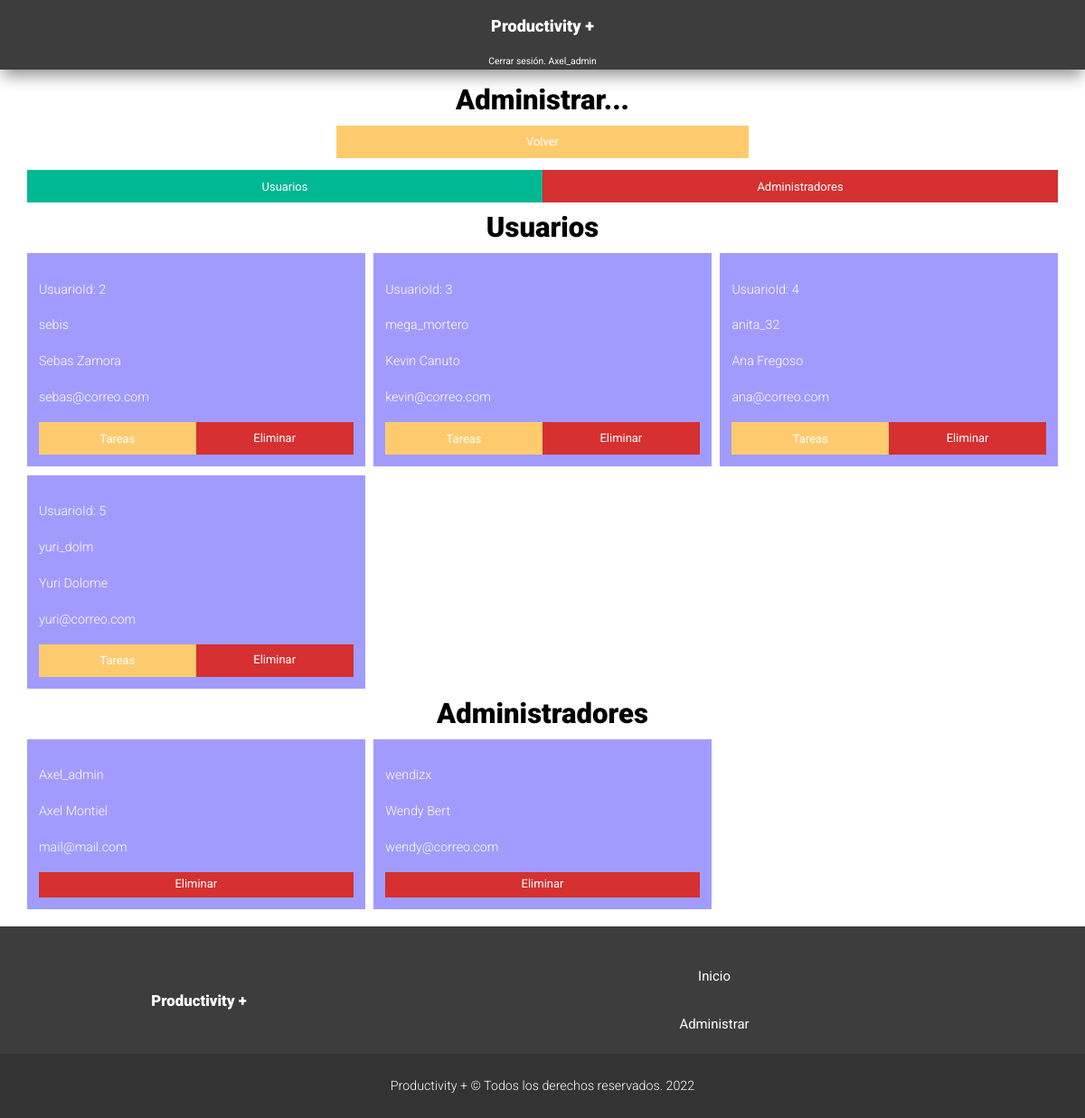
The page /admin/users/users.php (signed in) on the database its author committed.
### tables this page shows
CREATE TABLE `user` (
  `id` int(11) NOT NULL AUTO_INCREMENT,
  `name` varchar(20) NOT NULL,
  `last_name` varchar(25) NOT NULL,
  `tasks_completed` int(11) DEFAULT NULL,
  `email` varchar(45) NOT NULL,
  `password` char(60) NOT NULL,
  `username` varchar(20) NOT NULL,
  PRIMARY KEY (`id`),
  UNIQUE KEY `email_UNIQUE` (`email`),
  UNIQUE KEY `username_UNIQUE` (`username`)
);

### admin/users/users.php (the view, shortened to what this page needs)
<?php
$db = conectarDB();
mysqli_query($db,"SET NAMES 'utf8'");
include "../../includes/templates/header.php";
?>
<main class="margin-top-bar">
    <header class="header-users container">
        <h2 class="center-text">Administrar...</h2>
        <a href="/admin" class="btn-orange center-section">Volver</a>
    </header>
    <div class="controls container">
        <a href="#users" class="btn-green">Usuarios</a>
        <a href="#admins" class="btn-red-block">Administradores</a>
    </div>
    <div class="container" id="users">
        <h2 class="center-text">Usuarios</h2>
        <div class="users-container">
            <?php
            $query = "SELECT * FROM user;";
            $consult = mysqli_query($db, $query);
            while($user = mysqli_fetch_assoc($consult)):
            ?>
            <div class="user">
                <p>UsuarioId: <?php echo $user["id"] ?></p>
                <p><?php echo $user["username"] ?></p>
                <p><?php echo $user["name"] ?> <?php echo $user["last_name"] ?></p>
                <p><?php echo $user["email"] ?></p>
                <div class="controls">
                    <a href="user_tasks.php?id=<?php echo $user["id"] ?>"
                    class="btn-orange">Tareas</a>
                    <form action="" method="POST">
                        <input type="submit" value="Eliminar" class="btn-red-block">
                    </form>
                </div>
            </div>
            <?php endwhile; ?>
        </div>
    </div>
    <div class="container" id="admins">
        <h2 class="center-text">Administradores</h2>
        <div class="users-container">
        <?php
            $query = "SELECT * FROM admin;";
            $consult = mysqli_query($db, $query);
            while($user = mysqli_fetch_assoc($consult)):
            ?>
            <div class="user">
                <p><?php echo $user["username"] ?></p>
                <p><?php echo $user["name"] ?> <?php echo $user["last_name"] ?></p>
                <p><?php echo $user["email"] ?></p>
                <form action="" method="POST">
                    <input type="submit" value="Eliminar" class="btn-red-block">
                </form>
            </div>
            <?php endwhile; ?>
        </div>
    </div>
</main>
<?php
include "../../includes/templates/footer.php";
?>

### build/css/app.css (style rules this page uses)
html { -webkit-text-size-adjust:100%;line-height:1.15 }
body { margin:0 }
main { display:block }
a { background-color:transparent }
button,input,optgroup,select,textarea { font-family:inherit;font-size:100%;line-height:1.15;margin:0 }
button,input { overflow:visible }
[type=button],[type=reset],[type=submit],button { -webkit-appearance:button }
html { box-sizing:border-box;font-size:62.5% }
@media (min-width:954px) { html { font-size:40.5% } }
*,:after,:before { box-sizing:inherit }
body { font-family:Roboto,sans-serif;font-size:1.6rem;line-height:1.8 }
.container { margin:0 auto;max-width:180rem;width:90% }
@media (min-width:954px) { .container { width:95% } }
a { text-decoration:none }
h1,h2 { margin:0 }
h2 { font-size:4.8rem;font-weight:900 }
h3,p { font-weight:300 }
p { font-size:2.2rem }
.center-text { text-align:center }
.margin-top-bar { margin-top:12.8rem }
.center-section { margin:0 auto;width:90% }
@media (min-width:954px) { .center-section { width:40% } }
.btn-green { background-color:#00b894;border:none;color:#fff;display:block;font-size:2rem;font-weight:400;padding:1rem 3rem;text-align:center;text-decoration:none }
.btn-orange { background-color:#fdcb6e;border:none;color:#fff;display:block;font-size:2rem;font-weight:400;padding:1rem 3rem;text-align:center;text-decoration:none }
.btn-red-block { background-color:#d63031;border:none;color:#fff;display:block;font-size:2rem;font-weight:400;height:100%;padding:1rem 3rem;text-align:center;text-decoration:none;width:100% }
.controls { display:grid;grid-template-columns:1fr 1fr }
.header-users { margin-bottom:2rem }
.users-container { display:grid;gap:1.5rem;grid-template-columns:1fr }
@media (min-width:542px) { .users-container { grid-template-columns:1fr 1fr } }
@media (min-width:954px) { .users-container { grid-template-columns:1fr 1fr 1fr } }
.user { background-color:#a29bfe;color:#fff;padding:2rem }

### rows shown on the page
user: id "2", username "sebis", name "Sebas", last_name "Zamora", email "sebas@correo.com"
user: id "3", username "mega_mortero", name "Kevin", last_name "Canuto", email "kevin@correo.com"
user: id "4", username "anita_32", name "Ana", last_name "Fregoso", email "ana@correo.com"
user: id "5", username "yuri_dolm", name "Yuri", last_name "Dolome", email "yuri@correo.com"

### other values the page prints
$_SESSION['username'] "Axel_admin"
$user["username"] "Axel_admin"
$user["name"] "Axel"
$user["last_name"] "Montiel"
$user["email"] "mail@mail.com"
$user["username"] "wendizx"
$user["name"] "Wendy"
$user["last_name"] "Bert"
$user["email"] "wendy@correo.com"
